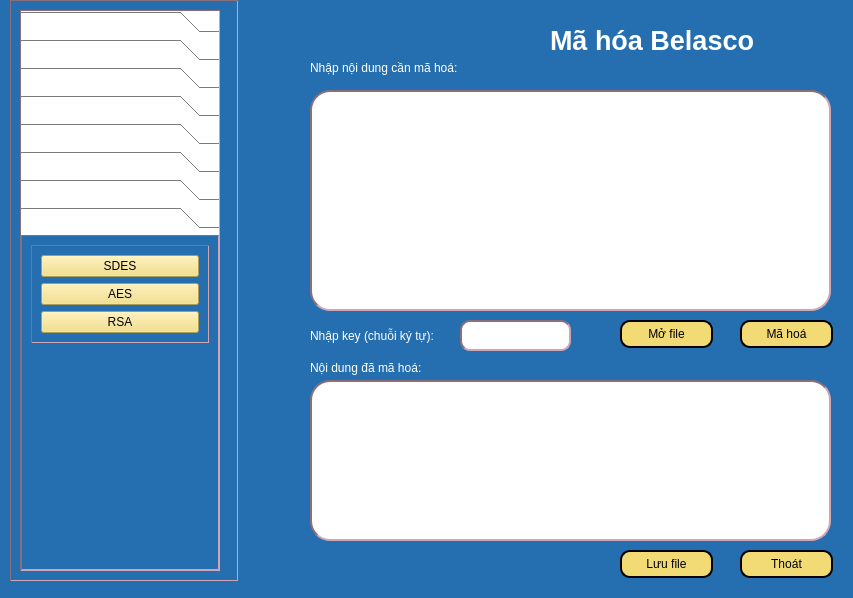
<?xml version="1.0" encoding="UTF-8"?>
<ui version="4.0">
 <class>Dialog</class>
 <widget class="QDialog" name="Dialog">
  <property name="geometry">
   <rect>
    <x>0</x>
    <y>0</y>
    <width>853</width>
    <height>598</height>
   </rect>
  </property>
  <property name="windowTitle">
   <string>Dialog</string>
  </property>
  <property name="styleSheet">
   <string notr="true">background-color:rgb(37, 111, 176);
color:white;</string>
  </property>
  <widget class="QPushButton" name="btnSaveFile">
   <property name="geometry">
    <rect>
     <x>620</x>
     <y>550</y>
     <width>93</width>
     <height>28</height>
    </rect>
   </property>
   <property name="styleSheet">
    <string notr="true">background-color: rgb(242, 219, 116);
border-radius: 10px;
border: 2px solid black;
color:black;</string>
   </property>
   <property name="text">
    <string>Lưu file</string>
   </property>
   <property name="icon">
    <iconset>
     <normaloff>../Icon/icons8-save-file-64.png</normaloff>../Icon/icons8-save-file-64.png</iconset>
   </property>
  </widget>
  <widget class="QLabel" name="label_4">
   <property name="geometry">
    <rect>
     <x>310</x>
     <y>360</y>
     <width>181</width>
     <height>16</height>
    </rect>
   </property>
   <property name="text">
    <string>Nội dung đã mã hoá:</string>
   </property>
  </widget>
  <widget class="QPushButton" name="btnOpenFile">
   <property name="geometry">
    <rect>
     <x>620</x>
     <y>320</y>
     <width>93</width>
     <height>28</height>
    </rect>
   </property>
   <property name="styleSheet">
    <string notr="true">background-color: rgb(242, 219, 116);
border-radius: 10px;
border: 2px solid black;
color:black;</string>
   </property>
   <property name="text">
    <string>Mở file</string>
   </property>
   <property name="icon">
    <iconset>
     <normaloff>../Icon/icons8-open-file-40.png</normaloff>../Icon/icons8-open-file-40.png</iconset>
   </property>
  </widget>
  <widget class="QLabel" name="label_2">
   <property name="geometry">
    <rect>
     <x>310</x>
     <y>60</y>
     <width>151</width>
     <height>16</height>
    </rect>
   </property>
   <property name="text">
    <string>Nhập nội dung cần mã hoá:</string>
   </property>
  </widget>
  <widget class="QLabel" name="label_3">
   <property name="geometry">
    <rect>
     <x>310</x>
     <y>320</y>
     <width>131</width>
     <height>31</height>
    </rect>
   </property>
   <property name="text">
    <string>Nhập key (chuỗi ký tự):</string>
   </property>
  </widget>
  <widget class="QTextEdit" name="txtKey">
   <property name="geometry">
    <rect>
     <x>460</x>
     <y>320</y>
     <width>111</width>
     <height>31</height>
    </rect>
   </property>
   <property name="styleSheet">
    <string notr="true">background-color: white;
border: 2px inset #8b6f78;
border-radius:10px;
color:black;</string>
   </property>
  </widget>
  <widget class="QPushButton" name="btnMaHoa">
   <property name="geometry">
    <rect>
     <x>740</x>
     <y>320</y>
     <width>93</width>
     <height>28</height>
    </rect>
   </property>
   <property name="styleSheet">
    <string notr="true">background-color: rgb(242, 219, 116);
border-radius: 10px;
border: 2px solid black;
color:black;</string>
   </property>
   <property name="text">
    <string>Mã hoá</string>
   </property>
   <property name="icon">
    <iconset>
     <normaloff>../Icon/icons8-encode-32.png</normaloff>../Icon/icons8-encode-32.png</iconset>
   </property>
  </widget>
  <widget class="QLabel" name="label">
   <property name="geometry">
    <rect>
     <x>550</x>
     <y>0</y>
     <width>241</width>
     <height>81</height>
    </rect>
   </property>
   <property name="font">
    <font>
     <pointsize>20</pointsize>
     <weight>75</weight>
     <bold>true</bold>
    </font>
   </property>
   <property name="styleSheet">
    <string notr="true">&lt;a href=&quot;https://icons8.com/icon/mkrSpHdAbG1Z/encode&quot;&gt; &lt;/a&gt;</string>
   </property>
   <property name="text">
    <string>Mã hóa Belasco</string>
   </property>
  </widget>
  <widget class="QTextEdit" name="txtCiphertext">
   <property name="geometry">
    <rect>
     <x>310</x>
     <y>380</y>
     <width>521</width>
     <height>161</height>
    </rect>
   </property>
   <property name="styleSheet">
    <string notr="true">background-color: white;
border: 2px inset #8b6f78;
border-radius:20px;
color:black;</string>
   </property>
  </widget>
  <widget class="QTextEdit" name="txtPlaintext">
   <property name="geometry">
    <rect>
     <x>310</x>
     <y>90</y>
     <width>521</width>
     <height>221</height>
    </rect>
   </property>
   <property name="styleSheet">
    <string notr="true">background-color: white;
border: 2px inset #8b6f78;
border-radius:20px;
color:black;</string>
   </property>
  </widget>
  <widget class="QPushButton" name="btnClose">
   <property name="geometry">
    <rect>
     <x>740</x>
     <y>550</y>
     <width>93</width>
     <height>28</height>
    </rect>
   </property>
   <property name="styleSheet">
    <string notr="true">background-color: rgb(242, 219, 116);
border-radius: 10px;
border: 2px solid black;
color:black;</string>
   </property>
   <property name="text">
    <string>Thoát</string>
   </property>
   <property name="icon">
    <iconset>
     <normaloff>../Icon/icons8-exit-50.png</normaloff>../Icon/icons8-exit-50.png</iconset>
   </property>
  </widget>
  <widget class="QFrame" name="frame">
   <property name="geometry">
    <rect>
     <x>10</x>
     <y>0</y>
     <width>228</width>
     <height>581</height>
    </rect>
   </property>
   <property name="styleSheet">
    <string notr="true">QFrame {
  border-width: 1px;
  border: 1px inset #8b6f78;
}</string>
   </property>
   <property name="frameShape">
    <enum>QFrame::StyledPanel</enum>
   </property>
   <property name="frameShadow">
    <enum>QFrame::Raised</enum>
   </property>
   <layout class="QVBoxLayout" name="verticalLayout_8">
    <item>
     <widget class="QToolBox" name="toolBox">
      <property name="enabled">
       <bool>true</bool>
      </property>
      <property name="sizePolicy">
       <sizepolicy hsizetype="Preferred" vsizetype="Preferred">
        <horstretch>0</horstretch>
        <verstretch>0</verstretch>
       </sizepolicy>
      </property>
      <property name="maximumSize">
       <size>
        <width>200</width>
        <height>16777215</height>
       </size>
      </property>
      <property name="layoutDirection">
       <enum>Qt::LeftToRight</enum>
      </property>
      <property name="styleSheet">
       <string notr="true">QPushButton {
  background-color: #FFC4D0;
}
QToolBox {
 background-color: #FFFFFF;;
  color: #EEEEEE;
}</string>
      </property>
      <property name="currentIndex">
       <number>7</number>
      </property>
      <widget class="QWidget" name="page">
       <property name="geometry">
        <rect>
         <x>0</x>
         <y>0</y>
         <width>196</width>
         <height>387</height>
        </rect>
       </property>
       <attribute name="label">
        <string>Mã hóa chuyển vị</string>
       </attribute>
       <layout class="QVBoxLayout" name="verticalLayout_3">
        <item alignment="Qt::AlignTop">
         <widget class="QFrame" name="frame_6">
          <property name="frameShape">
           <enum>QFrame::StyledPanel</enum>
          </property>
          <property name="frameShadow">
           <enum>QFrame::Raised</enum>
          </property>
          <layout class="QVBoxLayout" name="verticalLayout_5">
           <property name="leftMargin">
            <number>11</number>
           </property>
           <property name="topMargin">
            <number>11</number>
           </property>
           <property name="rightMargin">
            <number>11</number>
           </property>
           <property name="bottomMargin">
            <number>11</number>
           </property>
           <item>
            <widget class="QPushButton" name="actionHai_dong_MaHoa">
             <property name="styleSheet">
              <string notr="true">background-color: rgb(242, 219, 116);
color:black;</string>
             </property>
             <property name="text">
              <string>Chuyển vị hai dòng</string>
             </property>
            </widget>
           </item>
           <item>
            <widget class="QPushButton" name="actionNhieu_dong_MaHoa">
             <property name="styleSheet">
              <string notr="true">background-color: rgb(242, 219, 116);
color:black;</string>
             </property>
             <property name="text">
              <string>Chuyển vị nhiều dòng</string>
             </property>
            </widget>
           </item>
          </layout>
         </widget>
        </item>
       </layout>
      </widget>
      <widget class="QWidget" name="page_2">
       <property name="geometry">
        <rect>
         <x>0</x>
         <y>0</y>
         <width>196</width>
         <height>387</height>
        </rect>
       </property>
       <attribute name="label">
        <string>Mã hóa thay thế</string>
       </attribute>
       <layout class="QVBoxLayout" name="verticalLayout_4">
        <item alignment="Qt::AlignTop">
         <widget class="QFrame" name="frame_10">
          <property name="frameShape">
           <enum>QFrame::StyledPanel</enum>
          </property>
          <property name="frameShadow">
           <enum>QFrame::Raised</enum>
          </property>
          <layout class="QVBoxLayout" name="verticalLayout_6">
           <item>
            <widget class="QPushButton" name="actionCeasar_MaHoa">
             <property name="styleSheet">
              <string notr="true">background-color: rgb(242, 219, 116);
color:black;</string>
             </property>
             <property name="text">
              <string>Ceasar</string>
             </property>
            </widget>
           </item>
           <item>
            <widget class="QPushButton" name="actionVignere_MaHoa">
             <property name="styleSheet">
              <string notr="true">background-color: rgb(242, 219, 116);
color:black;</string>
             </property>
             <property name="text">
              <string>Vignere</string>
             </property>
            </widget>
           </item>
           <item>
            <widget class="QPushButton" name="actionBelasco_MaHoa">
             <property name="styleSheet">
              <string notr="true">background-color: rgb(242, 219, 116);
color:black;</string>
             </property>
             <property name="text">
              <string>Belasco</string>
             </property>
            </widget>
           </item>
           <item>
            <widget class="QPushButton" name="actionTrithemius_MaHoa">
             <property name="styleSheet">
              <string notr="true">background-color: rgb(242, 219, 116);
color:black;</string>
             </property>
             <property name="text">
              <string>Trithemius</string>
             </property>
            </widget>
           </item>
          </layout>
         </widget>
        </item>
       </layout>
      </widget>
      <widget class="QWidget" name="page_3">
       <property name="geometry">
        <rect>
         <x>0</x>
         <y>0</y>
         <width>196</width>
         <height>387</height>
        </rect>
       </property>
       <attribute name="label">
        <string>Mã hóa XOR</string>
       </attribute>
       <layout class="QVBoxLayout" name="verticalLayout_7">
        <item alignment="Qt::AlignTop">
         <widget class="QFrame" name="frame_11">
          <property name="frameShape">
           <enum>QFrame::StyledPanel</enum>
          </property>
          <property name="frameShadow">
           <enum>QFrame::Raised</enum>
          </property>
          <layout class="QVBoxLayout" name="verticalLayout_9">
           <item>
            <widget class="QPushButton" name="actionXORCeasar_MaHoa">
             <property name="styleSheet">
              <string notr="true">background-color: rgb(242, 219, 116);
color:black;</string>
             </property>
             <property name="text">
              <string>Ceasar</string>
             </property>
            </widget>
           </item>
           <item>
            <widget class="QPushButton" name="actionXORVignere_MaHoa">
             <property name="styleSheet">
              <string notr="true">background-color: rgb(242, 219, 116);
color:black;</string>
             </property>
             <property name="text">
              <string>Vignere</string>
             </property>
            </widget>
           </item>
           <item>
            <widget class="QPushButton" name="actionXORBelasco_MaHoa">
             <property name="styleSheet">
              <string notr="true">background-color: rgb(242, 219, 116);
color:black;</string>
             </property>
             <property name="text">
              <string>Belasco</string>
             </property>
            </widget>
           </item>
           <item>
            <widget class="QPushButton" name="actionXORTrithemius_MaHoa">
             <property name="styleSheet">
              <string notr="true">background-color: rgb(242, 219, 116);
color:black;</string>
             </property>
             <property name="text">
              <string>Trithemius</string>
             </property>
            </widget>
           </item>
          </layout>
         </widget>
        </item>
       </layout>
      </widget>
      <widget class="QWidget" name="page_4">
       <property name="geometry">
        <rect>
         <x>0</x>
         <y>0</y>
         <width>196</width>
         <height>387</height>
        </rect>
       </property>
       <attribute name="label">
        <string>Mã hóa hiện đại</string>
       </attribute>
       <layout class="QVBoxLayout" name="verticalLayout_11">
        <item alignment="Qt::AlignTop">
         <widget class="QFrame" name="frame_12">
          <property name="frameShape">
           <enum>QFrame::StyledPanel</enum>
          </property>
          <property name="frameShadow">
           <enum>QFrame::Raised</enum>
          </property>
          <layout class="QVBoxLayout" name="verticalLayout_10">
           <item>
            <widget class="QPushButton" name="actionDES_MaHoa">
             <property name="styleSheet">
              <string notr="true">background-color: rgb(242, 219, 116);
color:black;</string>
             </property>
             <property name="text">
              <string>SDES</string>
             </property>
            </widget>
           </item>
           <item>
            <widget class="QPushButton" name="actionAES_MaHoa">
             <property name="styleSheet">
              <string notr="true">background-color: rgb(242, 219, 116);
color:black;</string>
             </property>
             <property name="text">
              <string>AES</string>
             </property>
            </widget>
           </item>
           <item>
            <widget class="QPushButton" name="actionRSA_MaHoa">
             <property name="styleSheet">
              <string notr="true">background-color: rgb(242, 219, 116);
color:black;</string>
             </property>
             <property name="text">
              <string>RSA</string>
             </property>
            </widget>
           </item>
          </layout>
         </widget>
        </item>
       </layout>
      </widget>
      <widget class="QWidget" name="page_5">
       <property name="geometry">
        <rect>
         <x>0</x>
         <y>0</y>
         <width>196</width>
         <height>387</height>
        </rect>
       </property>
       <attribute name="label">
        <string>Giải mã chuyển vị</string>
       </attribute>
       <layout class="QVBoxLayout" name="verticalLayout_18">
        <item alignment="Qt::AlignTop">
         <widget class="QFrame" name="frame_13">
          <property name="frameShape">
           <enum>QFrame::StyledPanel</enum>
          </property>
          <property name="frameShadow">
           <enum>QFrame::Raised</enum>
          </property>
          <layout class="QVBoxLayout" name="verticalLayout_19">
           <property name="leftMargin">
            <number>11</number>
           </property>
           <property name="topMargin">
            <number>11</number>
           </property>
           <property name="rightMargin">
            <number>11</number>
           </property>
           <property name="bottomMargin">
            <number>11</number>
           </property>
           <item>
            <widget class="QPushButton" name="actionHai_dong_GiaiMa">
             <property name="styleSheet">
              <string notr="true">background-color: rgb(242, 219, 116);
color:black;</string>
             </property>
             <property name="text">
              <string>Chuyển vị 2 dòng</string>
             </property>
            </widget>
           </item>
           <item>
            <widget class="QPushButton" name="actionNhieu_dong_GiaiMa">
             <property name="styleSheet">
              <string notr="true">background-color: rgb(242, 219, 116);
color:black;</string>
             </property>
             <property name="text">
              <string>Chuyển vị nhiều dòng</string>
             </property>
            </widget>
           </item>
          </layout>
         </widget>
        </item>
       </layout>
      </widget>
      <widget class="QWidget" name="page_6">
       <property name="geometry">
        <rect>
         <x>0</x>
         <y>0</y>
         <width>196</width>
         <height>387</height>
        </rect>
       </property>
       <attribute name="label">
        <string>Giải mã thay thế</string>
       </attribute>
       <layout class="QVBoxLayout" name="verticalLayout_20">
        <item alignment="Qt::AlignTop">
         <widget class="QFrame" name="frame_18">
          <property name="frameShape">
           <enum>QFrame::StyledPanel</enum>
          </property>
          <property name="frameShadow">
           <enum>QFrame::Raised</enum>
          </property>
          <layout class="QVBoxLayout" name="verticalLayout_21">
           <property name="leftMargin">
            <number>11</number>
           </property>
           <property name="topMargin">
            <number>11</number>
           </property>
           <property name="rightMargin">
            <number>11</number>
           </property>
           <property name="bottomMargin">
            <number>11</number>
           </property>
           <item>
            <widget class="QPushButton" name="actionCeasar_GiaiMa">
             <property name="styleSheet">
              <string notr="true">background-color: rgb(242, 219, 116);
color:black;</string>
             </property>
             <property name="text">
              <string>Ceasar</string>
             </property>
            </widget>
           </item>
           <item>
            <widget class="QPushButton" name="actionVignere_GiaiMa">
             <property name="styleSheet">
              <string notr="true">background-color: rgb(242, 219, 116);
color:black;</string>
             </property>
             <property name="text">
              <string>Vignere</string>
             </property>
            </widget>
           </item>
           <item>
            <widget class="QPushButton" name="actionBelasco_GiaiMa">
             <property name="styleSheet">
              <string notr="true">background-color: rgb(242, 219, 116);
color:black;</string>
             </property>
             <property name="text">
              <string>Belasco</string>
             </property>
            </widget>
           </item>
           <item>
            <widget class="QPushButton" name="actionTrithemius_GiaiMa">
             <property name="styleSheet">
              <string notr="true">background-color: rgb(242, 219, 116);
color:black;</string>
             </property>
             <property name="text">
              <string>Trithemius</string>
             </property>
            </widget>
           </item>
          </layout>
         </widget>
        </item>
       </layout>
      </widget>
      <widget class="QWidget" name="page_7">
       <property name="geometry">
        <rect>
         <x>0</x>
         <y>0</y>
         <width>196</width>
         <height>387</height>
        </rect>
       </property>
       <attribute name="label">
        <string>Giải mã XOR</string>
       </attribute>
       <layout class="QVBoxLayout" name="verticalLayout_22">
        <item alignment="Qt::AlignTop">
         <widget class="QFrame" name="frame_19">
          <property name="frameShape">
           <enum>QFrame::StyledPanel</enum>
          </property>
          <property name="frameShadow">
           <enum>QFrame::Raised</enum>
          </property>
          <layout class="QVBoxLayout" name="verticalLayout_23">
           <property name="leftMargin">
            <number>11</number>
           </property>
           <property name="topMargin">
            <number>11</number>
           </property>
           <property name="rightMargin">
            <number>11</number>
           </property>
           <property name="bottomMargin">
            <number>11</number>
           </property>
           <item>
            <widget class="QPushButton" name="actionXORCeasar_GiaiMa">
             <property name="styleSheet">
              <string notr="true">background-color: rgb(242, 219, 116);
color:black;</string>
             </property>
             <property name="text">
              <string>Ceasar</string>
             </property>
            </widget>
           </item>
           <item>
            <widget class="QPushButton" name="actionXORVignere_GiaiMa">
             <property name="styleSheet">
              <string notr="true">background-color: rgb(242, 219, 116);
color:black;</string>
             </property>
             <property name="text">
              <string>Vignere</string>
             </property>
            </widget>
           </item>
           <item>
            <widget class="QPushButton" name="actionXORBelasco_GiaiMa">
             <property name="styleSheet">
              <string notr="true">background-color: rgb(242, 219, 116);
color:black;</string>
             </property>
             <property name="text">
              <string>Belasco</string>
             </property>
            </widget>
           </item>
           <item>
            <widget class="QPushButton" name="actionXORTrithemius_GiaiMa">
             <property name="styleSheet">
              <string notr="true">background-color: rgb(242, 219, 116);
color:black;</string>
             </property>
             <property name="text">
              <string>Trithemius</string>
             </property>
            </widget>
           </item>
          </layout>
         </widget>
        </item>
       </layout>
      </widget>
      <widget class="QWidget" name="page_8">
       <property name="geometry">
        <rect>
         <x>0</x>
         <y>0</y>
         <width>196</width>
         <height>387</height>
        </rect>
       </property>
       <attribute name="label">
        <string>Giải mã hiện đại</string>
       </attribute>
       <layout class="QVBoxLayout" name="verticalLayout_24">
        <item alignment="Qt::AlignTop">
         <widget class="QFrame" name="frame_20">
          <property name="frameShape">
           <enum>QFrame::StyledPanel</enum>
          </property>
          <property name="frameShadow">
           <enum>QFrame::Raised</enum>
          </property>
          <layout class="QVBoxLayout" name="verticalLayout_25">
           <item>
            <widget class="QPushButton" name="actionDES_GiaiMa">
             <property name="styleSheet">
              <string notr="true">background-color: rgb(242, 219, 116);
color:black;</string>
             </property>
             <property name="text">
              <string>SDES</string>
             </property>
            </widget>
           </item>
           <item>
            <widget class="QPushButton" name="actionAES_GiaiMa">
             <property name="styleSheet">
              <string notr="true">background-color: rgb(242, 219, 116);
color:black;</string>
             </property>
             <property name="text">
              <string>AES</string>
             </property>
            </widget>
           </item>
           <item>
            <widget class="QPushButton" name="actionRSA_GiaiMa">
             <property name="styleSheet">
              <string notr="true">background-color: rgb(242, 219, 116);
color:black;</string>
             </property>
             <property name="text">
              <string>RSA</string>
             </property>
            </widget>
           </item>
          </layout>
         </widget>
        </item>
       </layout>
      </widget>
     </widget>
    </item>
   </layout>
  </widget>
 </widget>
 <resources/>
 <connections/>
</ui>
